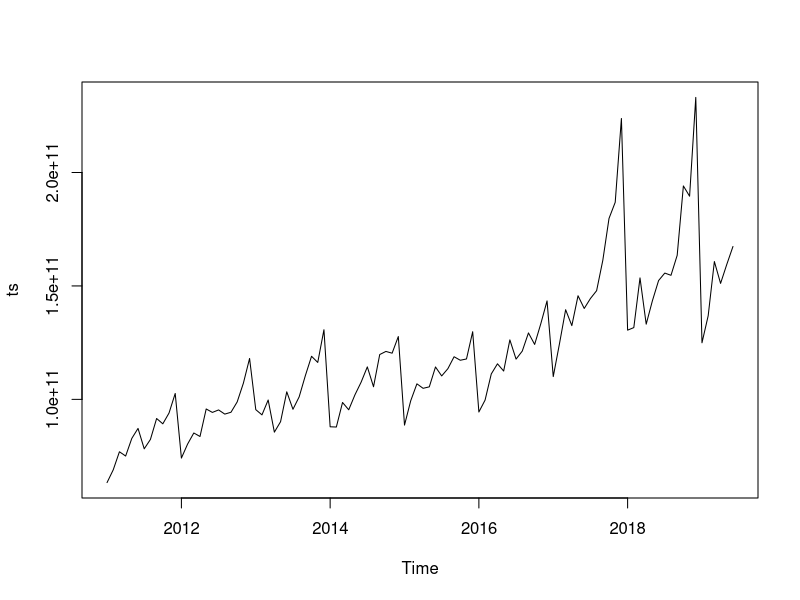
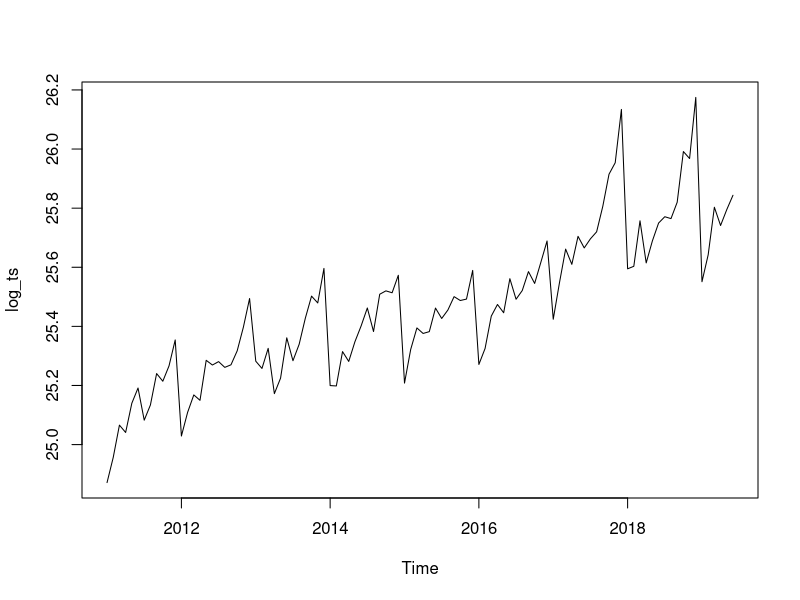
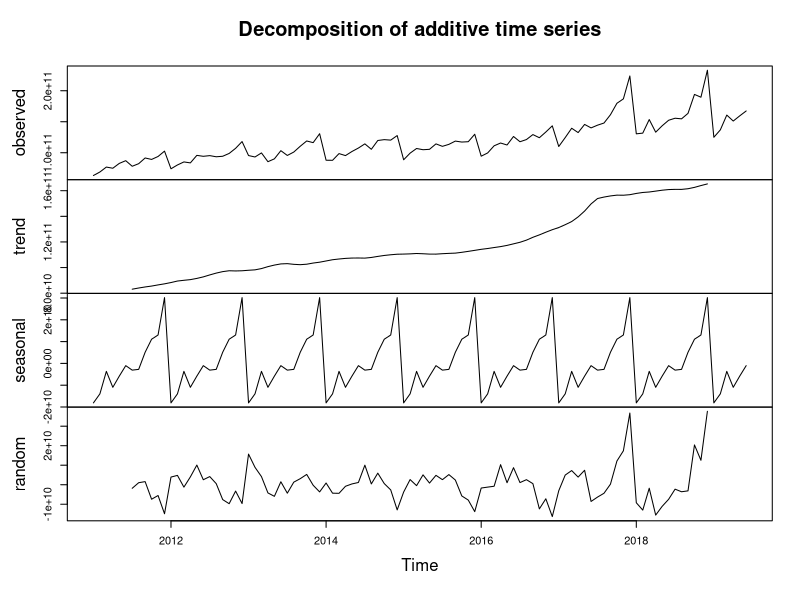
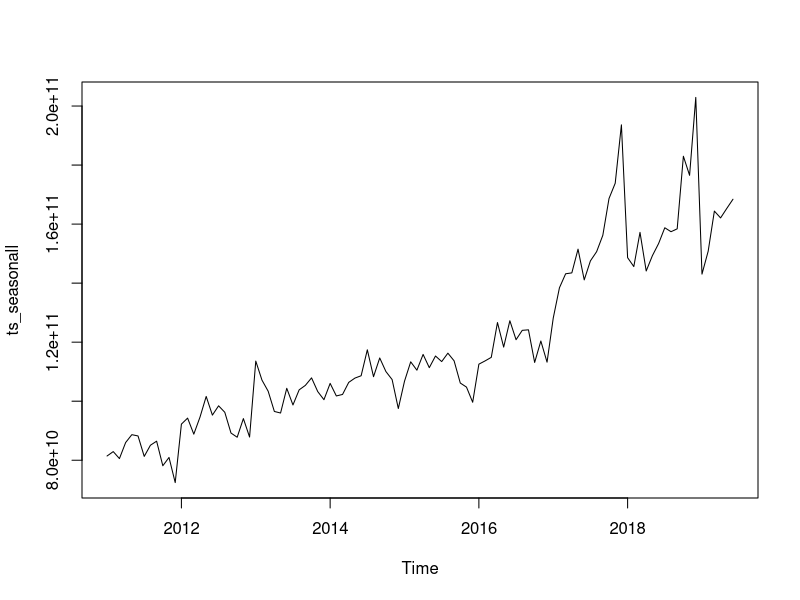
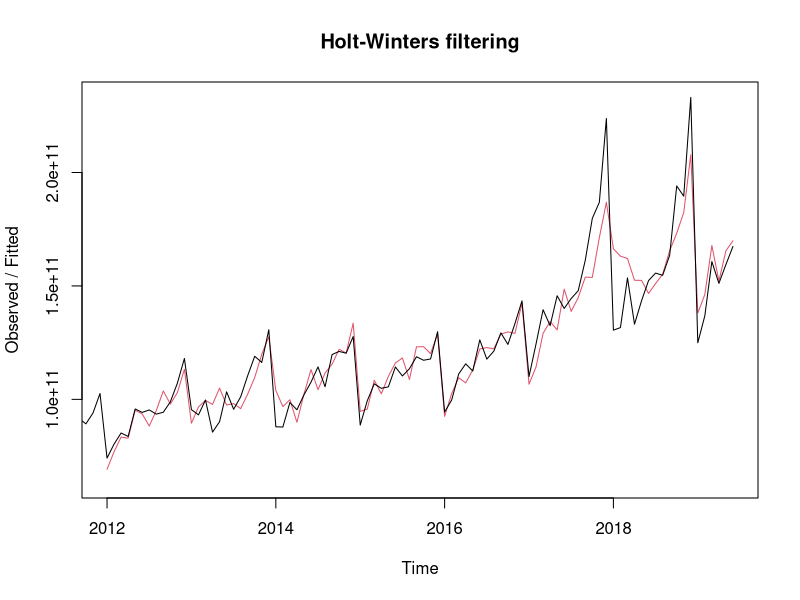
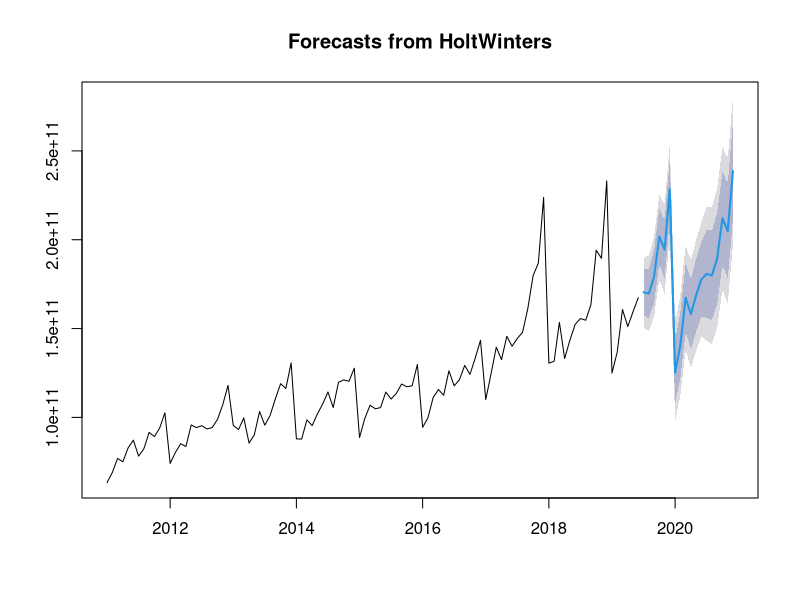
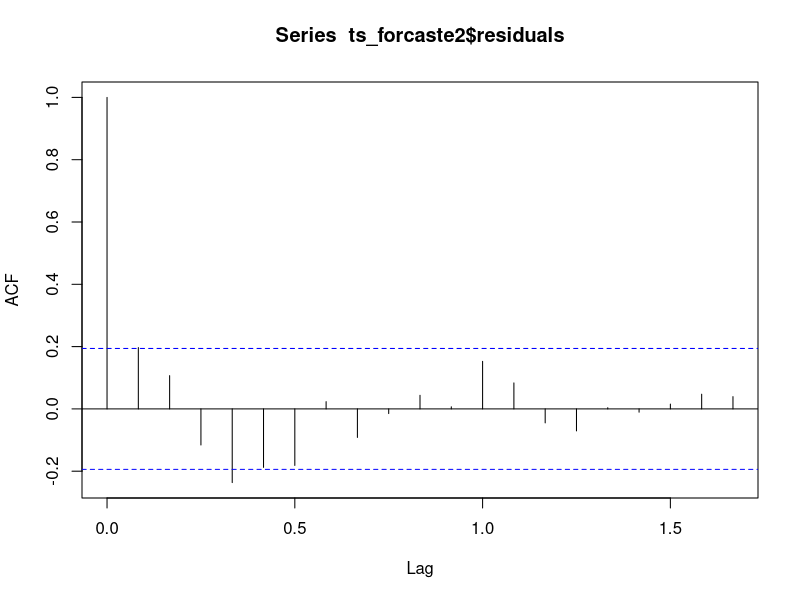
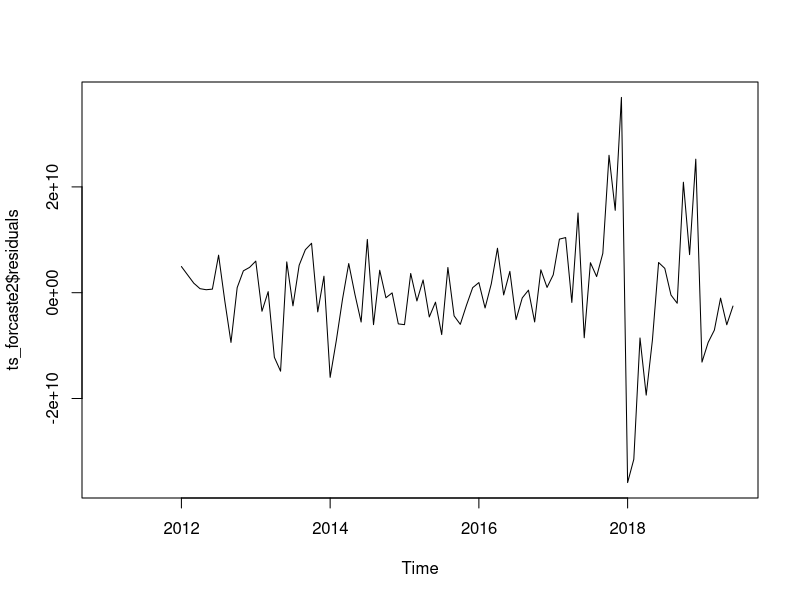

These figures' R source, in order:
## ---- chunk 1
library(readxl)
library(forecast)
## ---- chunk 2

plotForecastErrors <- function(forecasterrors)
{
  # make a histogram of the forecast errors:
  mybinsize <- IQR(forecasterrors,na.rm = T)/4
  mysd   <- sd(forecasterrors, na.rm = T)
  mymin  <- min(forecasterrors,na.rm = T) - mysd*5
  mymax  <- max(forecasterrors, na.rm = T) + mysd*3
  # generate normally distributed data with mean 0 and standard deviation mysd
  mynorm <- rnorm(10000, mean=0, sd=mysd)
  mymin2 <- min(mynorm)
  mymax2 <- max(mynorm)
  if (mymin2 < mymin) { mymin <- mymin2 }
  if (mymax2 > mymax) { mymax <- mymax2 }
  # make a red histogram of the forecast errors, with the normally distributed data overlaid:
  mybins <- seq(mymin, mymax, mybinsize)
  hist(forecasterrors, col="red", freq=FALSE, breaks=mybins)
  # freq=FALSE ensures the area under the histogram = 1
  # generate normally distributed data with mean 0 and standard deviation mysd
  myhist <- hist(mynorm, plot=FALSE)
  # plot the normal curve as a blue line on top of the histogram of forecast errors:
  points(myhist$mids, myhist$density, type="l", col="blue", lwd=2)
}

growth <- function(present, past) {
  (present - past) / past
}

## ---- chunk 3

df <- read_xls('economy.xls', sheet='2011-2019 NACE 2')

df = df[4,]
df = df[-c(1,3)]
rownames(df) = df[1]
df = df[-1]
df = t(df)
df[] <- sapply(df[],function(x) as.numeric(as.character(x)))
df = as.numeric(df)
df= df * 1000000
ts = ts(df, start = c(2011,1), frequency = c(12))
## ---- chunk 4
ts.plot(ts)
## ---- chunk 5

log_ts <- log(ts)
 plot.ts(log_ts)

## ---- chunk 6
ts_components <- decompose(ts)
## ---- chunk 7
ts_components$seasonal
## ---- chunk 8
plot(ts_components)
## ---- chunk 9

ts_seasonall <- ts - ts_components$seasonal

## ---- chunk 10
plot(ts_seasonall)

## ---- chunk 11
ts_forcaste <- HoltWinters(ts)
ts_forcaste
#
## ---- chunk 12
ts_forcaste$SSE

## ---- chunk 13
plot(ts_forcaste)
## ---- chunk 14
ts_forcaste2 = forecast:::forecast.HoltWinters(ts_forcaste, h= 18)
(as.data.frame(ts_forcaste2))[1]
## ---- chunk 15
forecast:::plot.forecast(ts_forcaste2)
## ---- chunk 16
year_2019 <- window(ts, 2019)
year_2019_predict_HW <- (as.data.frame(ts_forcaste2))[1][c(1:6),]
sum_year_2019 = sum(c(year_2019,year_2019_predict_HW))
year_2020 = (as.data.frame(ts_forcaste2))[1][c(7:18),]
growth_HW <- growth(sum(year_2020),sum_year_2019)
growth_HW 
## ---- chunk 17
acf(ts_forcaste2$residuals, lag.max=20, na.action = na.pass)
Box.test(ts_forcaste2$residuals, lag=20, type="Ljung-Box")
## ---- chunk 18
plot.ts(ts_forcaste2$residuals)

## ---- chunk 19
plotForecastErrors(ts_forcaste2$residuals)
## ---- chunk 20
plot.ts(ts)
ts_diff1 <-  diff(ts, differences = 1)

plot.ts(ts_diff1)
## ---- chunk 21

acf(ts_diff1, lag.max=20)             # plot a correlogram
## ---- chunk 22
acf(ts_diff1, lag.max=20, plot=FALSE) # get the autocorrelation values
## ---- chunk 23
pacf(ts_diff1, lag.max=20)             # plot a partial correlogram
pacf(ts_diff1, lag.max=20, plot=FALSE) # get the partial autocorrelation values
## ---- chunk 24
ts_arima = Arima(ts, order=c(1,1,1),seasonal = list(order = c(1,1,1)))
ts_arima
## ---- chunk 25
ts_arima_forecast = forecast(ts_arima,h = 18)
ts_arima_forecast

forecast:::plot.forecast(ts_arima_forecast)
## ---- chunk 26
this_year_predict_ARIMA <- (as.data.frame(ts_arima_forecast))[1]

# growth_ARIMA <- growth(sum(c(this_year,as.numeric(this_year_predict_ARIMA$`Point Forecast`))), sum(last_year))
# growth_ARIMA


year_2019_predict_ARIMA <- (as.data.frame(ts_arima_forecast))[1][c(1:6),]
sum_year_2019 = sum(c(year_2019,year_2019_predict_ARIMA))
year_2020 = (as.data.frame(ts_arima_forecast))[1][c(7:18),]
growth_ARIMA <- growth(sum_year_2019, sum(year_2020))
-growth_ARIMA 

## ---- chunk 27
acf(ts_arima_forecast$residuals, lag.max=20)
Box.test(ts_arima_forecast$residuals, lag=20, type="Ljung-Box")
## ---- chunk 28
plot.ts(ts_arima_forecast$residuals)            # make time plot of forecast errors
plotForecastErrors(ts_arima_forecast$residuals)
## ---- chunk 29
ts_arima = Arima(ts, order=c(2,1,1),seasonal = list(order = c(2,1,0)))
ts_arima
## ---- chunk 30
ts_arima_forecast = forecast(ts_arima,h = 18)
ts_arima_forecast

forecast:::plot.forecast(ts_arima_forecast)
## ---- chunk 31

this_year_predict_ARIMA <- (as.data.frame(ts_arima_forecast))[1]

year_2019_predict_ARIMA <- (as.data.frame(ts_arima_forecast))[1][c(1:6),]
sum_year_2019 = sum(c(year_2019,year_2019_predict_ARIMA))
year_2020 = (as.data.frame(ts_arima_forecast))[1][c(7:18),]
growth_ARIMA2 <- growth(sum_year_2019, sum(year_2020))
-growth_ARIMA2 

## ---- chunk 32
acf(ts_arima_forecast$residuals, lag.max=20)
Box.test(ts_arima_forecast$residuals, lag=20, type="Ljung-Box")
## ---- chunk 33
plot.ts(ts_arima_forecast$residuals)            # make time plot of forecast errors
plotForecastErrors(ts_arima_forecast$residuals)
## ---- chunk 34

fit <- auto.arima(ts,max.p = 5,max.q = 5,max.P = 5,max.Q = 5,max.d = 3,seasonal = TRUE)
fit
fit_forecast = forecast(fit,h=18)
plot(fit_forecast)
# str(fit)
## ---- chunk 35


year_2019_predict_auto.arima <- (as.data.frame(fit_forecast))[1][c(1:6),]
year_2019_predict_auto.arima_95_low <- (as.data.frame(fit_forecast))[4][c(1:6),]
year_2019_predict_auto.arima_95_high <- (as.data.frame(fit_forecast))[5][c(1:6),]

sum_year_2019 = sum(c(year_2019,year_2019_predict_auto.arima))
sum_year_2019_low = sum(c(year_2019,year_2019_predict_auto.arima_95_low))
sum_year_2019_high = sum(c(year_2019,year_2019_predict_auto.arima_95_high))


year_2020_predict_auto.arima <- (as.data.frame(fit_forecast))[1][c(7:18),]
year_2020_predict_auto.arima_95_low <- (as.data.frame(fit_forecast))[4][c(7:18),]
year_2020_predict_auto.arima_95_high <- (as.data.frame(fit_forecast))[5][c(7:18),]

growth_auto.arima <- growth(sum(year_2020_predict_auto.arima),sum_year_2019)
growth_auto.arima_95_low <- growth(sum(year_2020_predict_auto.arima_95_low),sum_year_2019_low)
growth_auto.arima_95_high <- growth(sum(year_2020_predict_auto.arima_95_high),sum_year_2019_high)

growth_auto.arima
growth_auto.arima_95_low
growth_auto.arima_95_high
## ---- chunk 36
growth_ARIMA =  -growth_ARIMA

growth_ARIMA2 = -growth_ARIMA2

growth_auto.arima

growth_HW

## ---- chunk 37
df = rbind(growth_ARIMA ,growth_ARIMA2, growth_auto.arima, growth_HW)
df = as.data.frame(t(df))
rownames(df) = "nov-19"
writexl::write_xlsx(df,"total-industry-20.xlsx")
